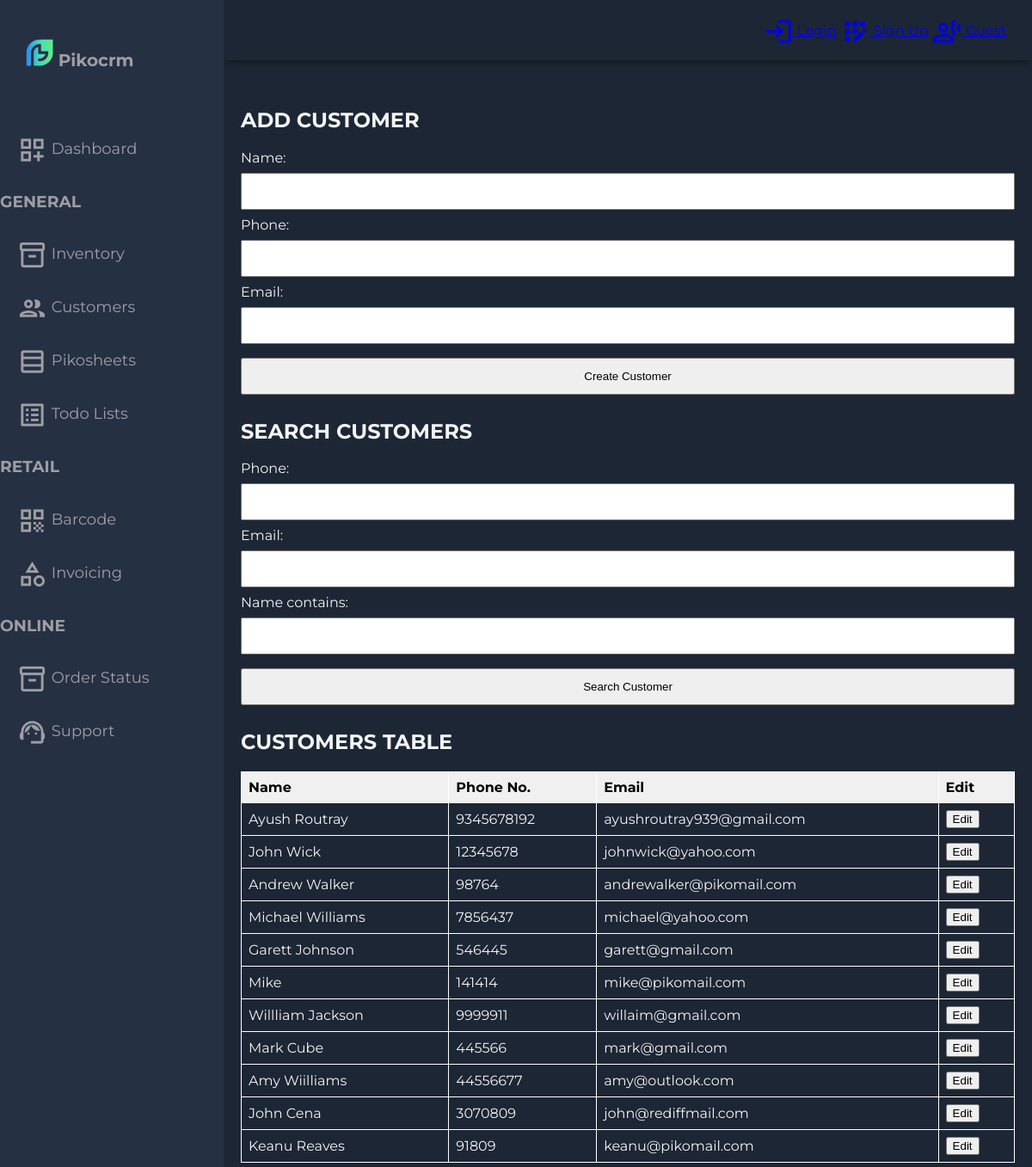
Screenshot of /customert/ with the database file from the repository.
### accounts/models.py (models this page shows, shortened)
class Customer(models.Model):
    name = models.CharField(max_length=200, null=True)
    phone = models.IntegerField(null=True)
    email = models.CharField(max_length=200, null=True)
    date_created = models.DateTimeField(auto_now_add=True, null=True)

### accounts/views.py (the view)
# urls.py: path('customert/', views.customert, name='customert'),
def customert(request):
    customer = Customer.objects.all()
    form = AddCustomerForm()
    myFilter = CustomerFilter(request.GET, queryset=customer)
    customer = myFilter.qs
    if request.method == 'POST':
        form = AddCustomerForm(request.POST)
        form.save()
        return redirect('customert')
    return render(request, 'accounts/customertable.html', {'customert':customer, 'form':form, 'myFilter':myFilter})

### accounts/forms.py
class AddCustomerForm(ModelForm):
    class Meta:
        model = Customer
        fields = '__all__'

### accounts/templates/accounts/customertable.html (shortened to what this page needs)
{% extends 'accounts/main.html' %}
{% load static %}
{% block content %}
<html lang="en">
<head>
	</head>
	<body>
	<div class="grid-container">
      <header class="header">
		{% if user.is_authenticated %}
		<div class="header-right">
          <span class="material-icons-outlined">login</span> Hello, {{request.user}}
          <span class="material-icons-outlined">app_registration</span> Logout
        </div>
		{% else %}
        <div class="header-right">
          <a href="{% url 'login' %}"><span class="material-icons-outlined">login</span> Login</a>
          <a href="{% url 'register' %}"><span class="material-icons-outlined">app_registration</span> Sign Up</a>
          <a href="{% url 'guest' %}"><span class="material-icons-outlined">transcribe</span> Guest</a>
        </div>
		{% endif %}
      </header>
     <aside id="sidebar">
        <div class="sidebar-title">
          <div class="sidebar-brand">
            <img src="{% static 'images/logocrm1.png' %}"> Pikocrm
          </div>
        </div>
        <ul class="sidebar-list">
          <li class="sidebar-list-item">
            <a href="{% url 'dashboard' %}">
              <span class="material-icons-outlined">dashboard_customize</span> Dashboard
            </a>
          </li>
		  <h3>GENERAL</h3>
          <li class="sidebar-list-item">
            <a href="{% url 'products' %}">
              <span class="material-icons-outlined">inventory_2</span> Inventory
            </a>
          </li>
          <li class="sidebar-list-item">
            <a href="{% url 'customert' %}">
              <span class="material-icons-outlined">people</span> Customers
            </a>
          </li>
          <li class="sidebar-list-item">
            <a href="{% url 'pikosheets' %}">
              <span class="material-icons-outlined">table_rows</span> Pikosheets
            </a>
          </li>
          <li class="sidebar-list-item">
            <a href="{% url 'todo' %}">
              <span class="material-icons-outlined">list_alt</span> Todo Lists
            </a>
          </li>
		  <h3>RETAIL</h3>
          <li class="sidebar-list-item">
            <a href="{% url 'barcode' %}">
              <span class="material-icons-outlined">qr_code</span> Barcode
            </a>
          </li>
          <li class="sidebar-list-item">
            <a href="{% url 'invoice' %}">
              <span class="material-icons-outlined">category</span> Invoicing
            </a>
          </li>
          <h3>ONLINE</h3>
          <li class="sidebar-list-item">
            <a href="{% url 'orderstatus' %}">
              <span class="material-icons-outlined">inventory_2</span> Order Status
            </a>
          </li>
          <li class="sidebar-list-item">
            <a href="{% url 'support' %}">
              <span class="material-icons-outlined">support_agent</span> Support
            </a>
          </li>
        </ul>
      </aside>
	  <main class="main-container">
	   <div class="main-title">
          <h2>ADD CUSTOMER</h2>
        </div>
		<form method="POST" action="">
		{{form}}
		<input class="btn btn-info" type="submit" value="Create Customer">
		</form>
		<div class="main-title">
          <h2>SEARCH CUSTOMERS</h2>
        </div>
		<form method="get">
		{{ myFilter.form }}
		<input class="btn btn-info" type="submit" value="Search Customer" id="createo">
		</form>
		<div class="main-title">
          <h2>CUSTOMERS TABLE</h2>
        </div>
		<div id="table" class="table-editable">
   <table class="table table-bordered table-responsive-md table-striped text-center" id="table1">
      <thead>
         <tr>
            <th>Name</th>
			<th>Phone No.</th>
            <th>Email</th>
            <th>Edit</th>
         </tr>
      </thead>
      <tbody>
	  {% for j in customert %}
	      <tr>
			<td contenteditable="true">{{ j.name }}</td>
            <td contenteditable="true">{{ j.phone }}</td>
            <td contenteditable="true">{{ j.email }}</td>
            <td>
               <span class="table-remove"><button type="button"
                  class="btn bg-danger-light btn-rounded btn-sm my-0"><a href="{% url 'customers' j.id %}" id="edit">Edit</a></button></span>
            </td>
				</tr>
					{% endfor %}
      </tbody>
   </table>
</div>
</div>
	</body>
	</html>
	{% endblock %}

### accounts/templates/accounts/main.html (shortened to what this page needs)
{% load static %}
<!DOCTYPE html>
<html lang="en">
<head>
	<link rel="stylesheet" href="{% static 'css/styles.css' %}"/>
    </head>
<body>
    {% block content %}
    {% endblock %}
</body>
</html>

### static/css/styles.css (style rules this page uses)
body { margin: 0; padding: 0; background-color: #1d2634; color: #9e9ea4; font-family: 'Montserrat', sans-serif; }
.material-icons-outlined { vertical-align: middle; line-height: 1px; font-size: 35px; }
.grid-container { display: grid; grid-template-columns: 260px 1fr 1fr 1fr; grid-template-rows: 0.2fr 3fr; grid-template-areas: 'sidebar header header header' 'sidebar main main main'; height: 100vh; }
.header { grid-area: header; height: 70px; display: flex; align-items: center; justify-content: space-between; padding: 0 30px 0 30px; box-shadow: 0 6px 7px -3px rgba(0, 0, 0, 0.35); }
#sidebar { grid-area: sidebar; height: 100%; background-color: #263043; overflow-y: auto; transition: all 0.5s; -webkit-transition: all 0.5s; }
.sidebar-title { display: flex; justify-content: space-between; align-items: center; padding: 30px 30px 30px 30px; margin-bottom: 30px; }
.sidebar-brand { margin-top: 15px; font-size: 20px; font-weight: 700; }
.sidebar-list { padding: 0; margin-top: 15px; list-style-type: none; }
.sidebar-list-item { padding: 20px 20px 20px 20px; font-size: 18px; }
.sidebar-list-item > a { text-decoration: none; color: #9e9ea4; }
.main-container { grid-area: main; overflow-y: auto; padding: 20px 20px; color: rgba(255, 255, 255, 0.95); }
.main-title { display: flex; justify-content: space-between; }
#sidebar { overflow: auto; scrollbar-width: none; }

### accounts/templates/accounts/customertable.html (style rules this page uses)
#table1 { border-collapse: collapse; width: 100%; }
#table1 th, #table1 td { padding: 8px; border: 1px solid #fff; text-align: left; }
#table1 th { background-color: #f0f0f0; font-weight: bold; color: black; }
#table1 { border: 1px solid #fff; }
#edit { color: black; text-decoration: none; }
input { width: 100%; padding: 12px 20px; margin: 8px 0; box-sizing: border-box; }
input::placeholder { color: #d3d3d3; }

### rows the page displays
Customer: name "Ayush Routray", phone "9345678192", email "ayushroutray939@gmail.com"
Customer: name "John Wick", phone "12345678", email "johnwick@yahoo.com"
Customer: name "Andrew Walker", phone "98764", email "andrewalker@pikomail.com"
Customer: name "Michael Williams", phone "7856437", email "michael@yahoo.com"
Customer: name "Garett Johnson", phone "546445", email "garett@gmail.com"
Customer: name "Mike", phone "141414", email "mike@pikomail.com"
Customer: name "Willliam Jackson", phone "9999911", email "willaim@gmail.com"
Customer: name "Mark Cube", phone "445566", email "mark@gmail.com"
Customer: name "Amy Wiilliams", phone "44556677", email "amy@outlook.com"
Customer: name "John Cena", phone "3070809", email "john@rediffmail.com"
Customer: name "Keanu Reaves", phone "91809", email "keanu@pikomail.com"
